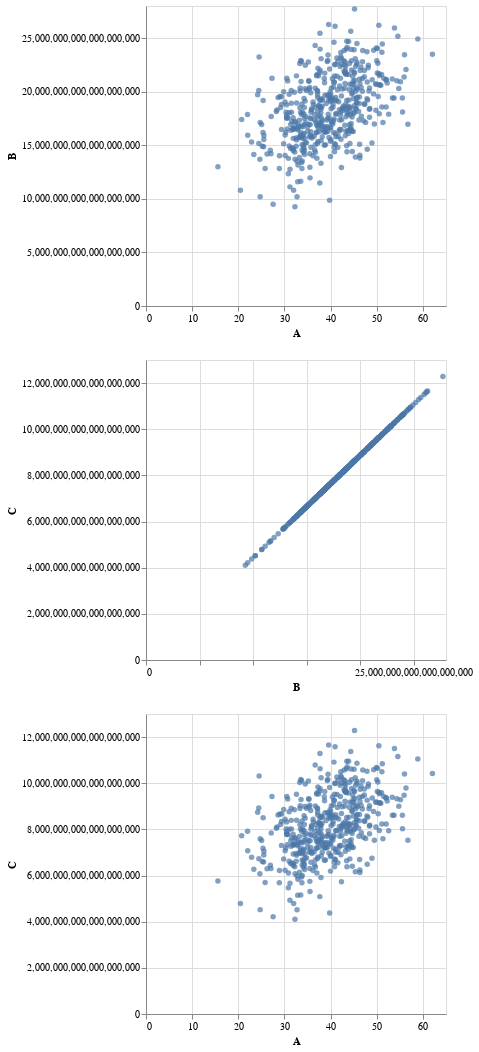

The code cell stored with this chart in its notebook:
### Code cell
A, B, C = random.choice(ABC_all).transpose()
AB = alt.Chart(pd.DataFrame({"A":A, "B":B})).mark_circle().encode(
    x="A",
    y="B")
BC= alt.Chart(pd.DataFrame({"B":B, "C":C})).mark_circle().encode(
    x="B",
    y="C")
AC = alt.Chart(pd.DataFrame({"A":A, "C":C})).mark_circle().encode(
    x="A",
    y="C")

alt.vconcat(AB, BC, AC)

### Figure 1 — Vega-Lite specification as saved in the notebook (floating-point values rounded to 4 significant figures; data arrays with more than 128 entries replaced by an {"elided": "..."} marker saying what was removed)
{"config": {"view": {"continuousWidth": 300, "continuousHeight": 300}}, "vconcat": [{"data": {"name": "data-ffb44d2176bc11e856a34b6cf4edb3cf"}, "mark": {"type": "circle"}, "encoding": {"x": {"field": "A", "type": "quantitative"}, "y": {"field": "B", "type": "quantitative"}}}, {"data": {"name": "data-372bbf14714e204bd07951a3011216e4"}, "mark": {"type": "circle"}, "encoding": {"x": {"field": "B", "type": "quantitative"}, "y": {"field": "C", "type": "quantitative"}}}, {"data": {"name": "data-9086405a2d0ad7e9b5f0ac8c097082eb"}, "mark": {"type": "circle"}, "encoding": {"x": {"field": "A", "type": "quantitative"}, "y": {"field": "C", "type": "quantitative"}}}], "$schema": "https://vega.github.io/schema/vega-lite/v5.16.3.json", "datasets": {"data-ffb44d2176bc11e856a34b6cf4edb3cf": {"elided": "500 records"}, "data-372bbf14714e204bd07951a3011216e4": {"elided": "500 records"}, "data-9086405a2d0ad7e9b5f0ac8c097082eb": {"elided": "500 records"}}}
